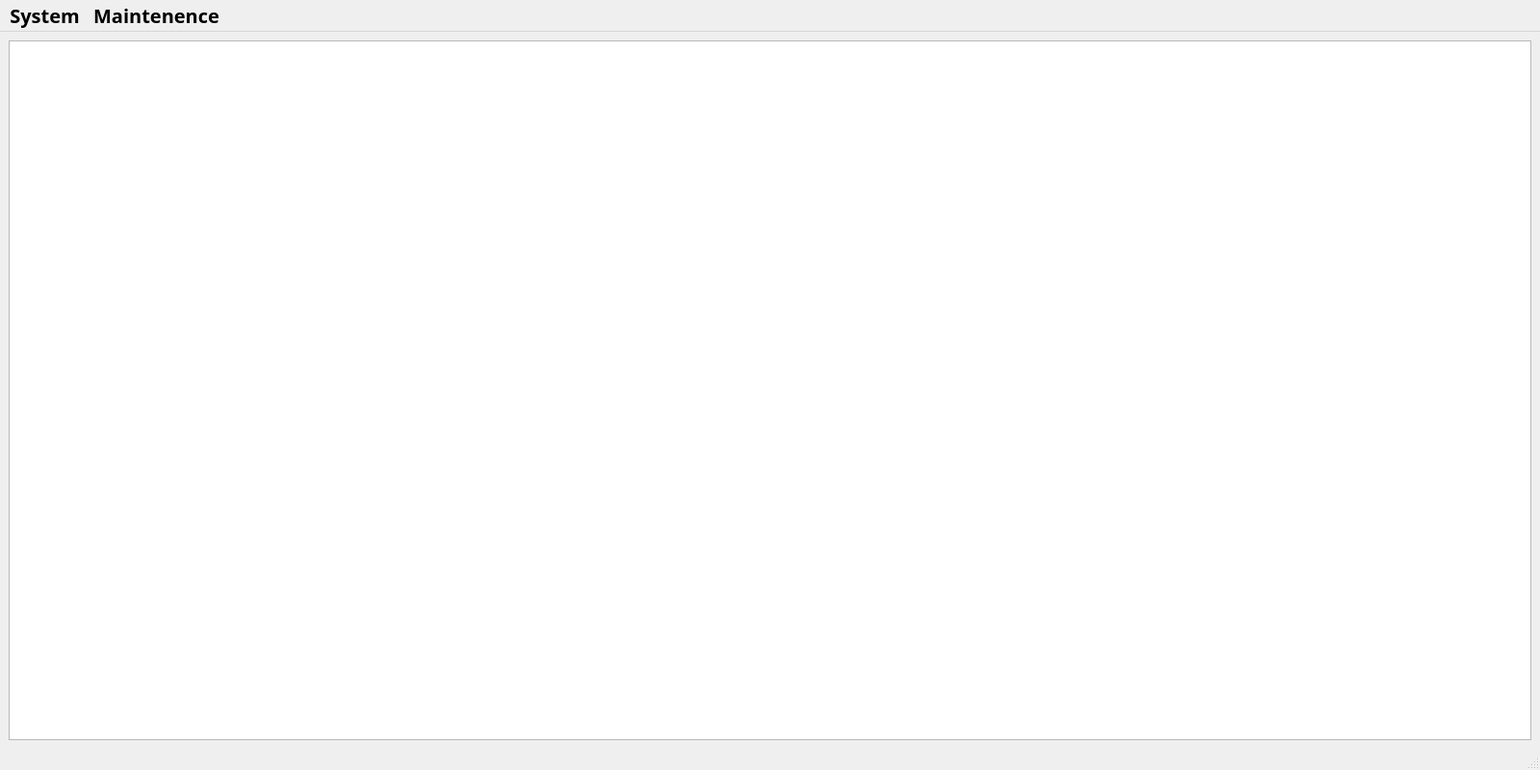
<?xml version="1.0" encoding="UTF-8"?>
<ui version="4.0">
 <class>simulationdialog</class>
 <widget class="QMainWindow" name="simulationdialog">
  <property name="geometry">
   <rect>
    <x>0</x>
    <y>0</y>
    <width>1600</width>
    <height>800</height>
   </rect>
  </property>
  <property name="windowTitle">
   <string>MainWindow</string>
  </property>
  <widget class="QWidget" name="centralwidget">
   <layout class="QHBoxLayout" name="horizontalLayout">
    <item>
     <widget class="QGraphicsView" name="graphicsView"/>
    </item>
   </layout>
  </widget>
  <widget class="QMenuBar" name="menubar">
   <property name="geometry">
    <rect>
     <x>0</x>
     <y>0</y>
     <width>1600</width>
     <height>55</height>
    </rect>
   </property>
   <property name="font">
    <font>
     <family>Chandas</family>
     <pointsize>15</pointsize>
     <weight>75</weight>
     <bold>true</bold>
    </font>
   </property>
   <widget class="QMenu" name="menuSystem">
    <property name="font">
     <font>
      <family>Chandas</family>
      <pointsize>12</pointsize>
      <weight>75</weight>
      <bold>true</bold>
     </font>
    </property>
    <property name="title">
     <string>System</string>
    </property>
    <addaction name="actionLogOut"/>
    <addaction name="actionStart"/>
    <addaction name="actionStop"/>
    <addaction name="actionExit"/>
   </widget>
   <widget class="QMenu" name="menuMaintenence">
    <property name="font">
     <font>
      <family>Chandas</family>
      <pointsize>12</pointsize>
      <weight>75</weight>
      <bold>true</bold>
     </font>
    </property>
    <property name="title">
     <string>Maintenence</string>
    </property>
    <addaction name="actionGeneral_Logs"/>
    <addaction name="actionGeneral_Stats"/>
   </widget>
   <addaction name="menuSystem"/>
   <addaction name="menuMaintenence"/>
  </widget>
  <widget class="QStatusBar" name="statusbar"/>
  <action name="actionLogOut">
   <property name="text">
    <string>LogOut</string>
   </property>
  </action>
  <action name="actionStart">
   <property name="text">
    <string>Start</string>
   </property>
  </action>
  <action name="actionStop">
   <property name="text">
    <string>Stop</string>
   </property>
  </action>
  <action name="actionExit">
   <property name="text">
    <string>Exit</string>
   </property>
  </action>
  <action name="actionGeneral_Logs">
   <property name="text">
    <string>General Logs</string>
   </property>
  </action>
  <action name="actionGeneral_Stats">
   <property name="text">
    <string>General Stats</string>
   </property>
  </action>
 </widget>
 <resources/>
 <connections/>
</ui>
